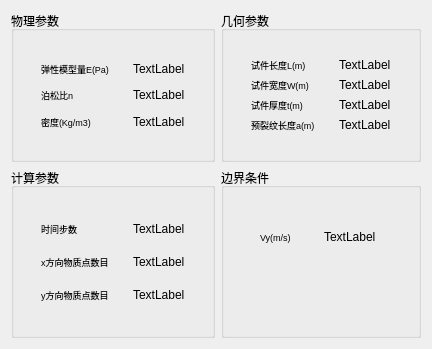
     <widget class="QWidget" name="page1_2">
      <layout class="QGridLayout" name="gridLayout_3">
       <item row="0" column="0">
        <widget class="QGroupBox" name="box2_1">
         <property name="title">
          <string>物理参数</string>
         </property>
         <layout class="QVBoxLayout" name="verticalLayout_11">
          <item>
           <widget class="QWidget" name="widget_14" native="true">
            <layout class="QHBoxLayout" name="horizontalLayout_14">
             <item>
              <widget class="QWidget" name="widget_15" native="true">
               <property name="font">
                <font>
                 <family>华文中宋</family>
                </font>
               </property>
               <layout class="QVBoxLayout" name="verticalLayout_12">
                <item>
                 <widget class="QLabel" name="lab2_1">
                  <property name="sizePolicy">
                   <sizepolicy hsizetype="Fixed" vsizetype="Preferred">
                    <horstretch>0</horstretch>
                    <verstretch>0</verstretch>
                   </sizepolicy>
                  </property>
                  <property name="font">
                   <font>
                    <family>Microsoft YaHei UI</family>
                    <pointsize>7</pointsize>
                   </font>
                  </property>
                  <property name="text">
                   <string>弹性模型量E(Pa)</string>
                  </property>
                 </widget>
                </item>
                <item>
                 <widget class="QLabel" name="lab2_2">
                  <property name="sizePolicy">
                   <sizepolicy hsizetype="Fixed" vsizetype="Preferred">
                    <horstretch>0</horstretch>
                    <verstretch>0</verstretch>
                   </sizepolicy>
                  </property>
                  <property name="font">
                   <font>
                    <family>Microsoft YaHei UI</family>
                    <pointsize>7</pointsize>
                   </font>
                  </property>
                  <property name="text">
                   <string>泊松比n</string>
                  </property>
                 </widget>
                </item>
                <item>
                 <widget class="QLabel" name="lab2_3">
                  <property name="sizePolicy">
                   <sizepolicy hsizetype="Fixed" vsizetype="Preferred">
                    <horstretch>0</horstretch>
                    <verstretch>0</verstretch>
                   </sizepolicy>
                  </property>
                  <property name="font">
                   <font>
                    <family>Microsoft YaHei UI</family>
                    <pointsize>7</pointsize>
                   </font>
                  </property>
                  <property name="text">
                   <string>密度(Kg/m3)</string>
                  </property>
                 </widget>
                </item>
               </layout>
              </widget>
             </item>
             <item>
              <widget class="QWidget" name="widget_16" native="true">
               <layout class="QVBoxLayout" name="verticalLayout_13">
                <item>
                 <widget class="QLabel" name="data2_1">
                  <property name="text">
                   <string>TextLabel</string>
                  </property>
                 </widget>
                </item>
                <item>
                 <widget class="QLabel" name="data2_2">
                  <property name="text">
                   <string>TextLabel</string>
                  </property>
                 </widget>
                </item>
                <item>
                 <widget class="QLabel" name="data2_3">
                  <property name="text">
                   <string>TextLabel</string>
                  </property>
                 </widget>
                </item>
               </layout>
              </widget>
             </item>
            </layout>
           </widget>
          </item>
         </layout>
        </widget>
       </item>
       <item row="0" column="1">
        <widget class="QGroupBox" name="box2_2">
         <property name="title">
          <string>几何参数</string>
         </property>
         <layout class="QVBoxLayout" name="verticalLayout_16">
          <item>
           <widget class="QWidget" name="widget_17" native="true">
            <layout class="QHBoxLayout" name="horizontalLayout_17">
             <item>
              <widget class="QWidget" name="widget_18" native="true">
               <layout class="QVBoxLayout" name="verticalLayout_17">
                <item>
                 <widget class="QLabel" name="lab2_4">
                  <property name="sizePolicy">
                   <sizepolicy hsizetype="Fixed" vsizetype="Preferred">
                    <horstretch>0</horstretch>
                    <verstretch>0</verstretch>
                   </sizepolicy>
                  </property>
                  <property name="font">
                   <font>
                    <pointsize>7</pointsize>
                   </font>
                  </property>
                  <property name="text">
                   <string>试件长度L(m)</string>
                  </property>
                 </widget>
                </item>
                <item>
                 <widget class="QLabel" name="lab2_5">
                  <property name="sizePolicy">
                   <sizepolicy hsizetype="Fixed" vsizetype="Preferred">
                    <horstretch>0</horstretch>
                    <verstretch>0</verstretch>
                   </sizepolicy>
                  </property>
                  <property name="font">
                   <font>
                    <pointsize>7</pointsize>
                   </font>
                  </property>
                  <property name="text">
                   <string>试件宽度W(m)</string>
                  </property>
                 </widget>
                </item>
                <item>
                 <widget class="QLabel" name="lab2_6">
                  <property name="sizePolicy">
                   <sizepolicy hsizetype="Fixed" vsizetype="Preferred">
                    <horstretch>0</horstretch>
                    <verstretch>0</verstretch>
                   </sizepolicy>
                  </property>
                  <property name="font">
                   <font>
                    <pointsize>7</pointsize>
                   </font>
                  </property>
                  <property name="text">
                   <string>试件厚度t(m)</string>
                  </property>
                 </widget>
                </item>
                <item>
                 <widget class="QLabel" name="lab2_7">
                  <property name="sizePolicy">
                   <sizepolicy hsizetype="Fixed" vsizetype="Preferred">
                    <horstretch>0</horstretch>
                    <verstretch>0</verstretch>
                   </sizepolicy>
                  </property>
                  <property name="font">
                   <font>
                    <pointsize>7</pointsize>
                   </font>
                  </property>
                  <property name="text">
                   <string>预裂纹长度a(m)</string>
                  </property>
                 </widget>
                </item>
               </layout>
              </widget>
             </item>
             <item>
              <widget class="QWidget" name="widget_19" native="true">
               <layout class="QVBoxLayout" name="verticalLayout_18">
                <item>
                 <widget class="QLabel" name="data2_4">
                  <property name="text">
                   <string>TextLabel</string>
                  </property>
                 </widget>
                </item>
                <item>
                 <widget class="QLabel" name="data2_5">
                  <property name="text">
                   <string>TextLabel</string>
                  </property>
                 </widget>
                </item>
                <item>
                 <widget class="QLabel" name="data2_6">
                  <property name="text">
                   <string>TextLabel</string>
                  </property>
                 </widget>
                </item>
                <item>
                 <widget class="QLabel" name="data2_7">
                  <property name="text">
                   <string>TextLabel</string>
                  </property>
                 </widget>
                </item>
               </layout>
              </widget>
             </item>
            </layout>
           </widget>
          </item>
         </layout>
        </widget>
       </item>
       <item row="1" column="0">
        <widget class="QGroupBox" name="box2_3">
         <property name="minimumSize">
          <size>
           <width>0</width>
           <height>170</height>
          </size>
         </property>
         <property name="title">
          <string>计算参数</string>
         </property>
         <layout class="QHBoxLayout" name="horizontalLayout_15">
          <item>
           <widget class="QWidget" name="widget_20" native="true">
            <layout class="QHBoxLayout" name="horizontalLayout_16">
             <item>
              <widget class="QWidget" name="widget_21" native="true">
               <layout class="QVBoxLayout" name="verticalLayout_14">
                <item>
                 <widget class="QLabel" name="lab2_8">
                  <property name="sizePolicy">
                   <sizepolicy hsizetype="Fixed" vsizetype="Preferred">
                    <horstretch>0</horstretch>
                    <verstretch>0</verstretch>
                   </sizepolicy>
                  </property>
                  <property name="font">
                   <font>
                    <pointsize>7</pointsize>
                   </font>
                  </property>
                  <property name="text">
                   <string>时间步数</string>
                  </property>
                 </widget>
                </item>
                <item>
                 <widget class="QLabel" name="lab2_9">
                  <property name="sizePolicy">
                   <sizepolicy hsizetype="Fixed" vsizetype="Preferred">
                    <horstretch>0</horstretch>
                    <verstretch>0</verstretch>
                   </sizepolicy>
                  </property>
                  <property name="font">
                   <font>
                    <pointsize>7</pointsize>
                   </font>
                  </property>
                  <property name="text">
                   <string>x方向物质点数目</string>
                  </property>
                 </widget>
                </item>
                <item>
                 <widget class="QLabel" name="lab2_10">
                  <property name="sizePolicy">
                   <sizepolicy hsizetype="Fixed" vsizetype="Preferred">
                    <horstretch>0</horstretch>
                    <verstretch>0</verstretch>
                   </sizepolicy>
                  </property>
                  <property name="font">
                   <font>
                    <pointsize>7</pointsize>
                   </font>
                  </property>
                  <property name="text">
                   <string>y方向物质点数目</string>
                  </property>
                  <property name="wordWrap">
                   <bool>false</bool>
                  </property>
                 </widget>
                </item>
               </layout>
              </widget>
             </item>
             <item>
              <widget class="QWidget" name="widget_22" native="true">
               <layout class="QVBoxLayout" name="verticalLayout_15">
                <item>
                 <widget class="QLabel" name="data2_8">
                  <property name="text">
                   <string>TextLabel</string>
                  </property>
                 </widget>
                </item>
                <item>
                 <widget class="QLabel" name="data2_9">
                  <property name="text">
                   <string>TextLabel</string>
                  </property>
                 </widget>
                </item>
                <item>
                 <widget class="QLabel" name="data2_10">
                  <property name="text">
                   <string>TextLabel</string>
                  </property>
                 </widget>
                </item>
               </layout>
              </widget>
             </item>
            </layout>
           </widget>
          </item>
         </layout>
        </widget>
       </item>
       <item row="1" column="1">
        <widget class="QGroupBox" name="box2_4">
         <property name="title">
          <string>边界条件</string>
         </property>
         <layout class="QHBoxLayout" name="horizontalLayout_11">
          <item>
           <widget class="QWidget" name="widget_23" native="true">
            <layout class="QHBoxLayout" name="horizontalLayout_12">
             <item>
              <widget class="QWidget" name="widget_24" native="true">
               <layout class="QVBoxLayout" name="verticalLayout_38">
                <item>
                 <widget class="QWidget" name="widget_25" native="true">
                  <layout class="QHBoxLayout" name="horizontalLayout_13">
                   <item>
                    <widget class="QLabel" name="lab2_11">
                     <property name="sizePolicy">
                      <sizepolicy hsizetype="Fixed" vsizetype="Preferred">
                       <horstretch>0</horstretch>
                       <verstretch>0</verstretch>
                      </sizepolicy>
                     </property>
                     <property name="maximumSize">
                      <size>
                       <width>100</width>
                       <height>16777215</height>
                      </size>
                     </property>
                     <property name="font">
                      <font>
                       <pointsize>7</pointsize>
                      </font>
                     </property>
                     <property name="text">
                      <string>Vy(m/s)</string>
                     </property>
                    </widget>
                   </item>
                   <item>
                    <widget class="QLabel" name="data2_11">
                     <property name="text">
                      <string>TextLabel</string>
                     </property>
                    </widget>
                   </item>
                  </layout>
                 </widget>
                </item>
                <item>
                 <widget class="QWidget" name="widget_26" native="true">
                  <layout class="QHBoxLayout" name="horizontalLayout_36"/>
                 </widget>
                </item>
               </layout>
              </widget>
             </item>
            </layout>
           </widget>
          </item>
         </layout>
        </widget>
       </item>
      </layout>
     </widget>
